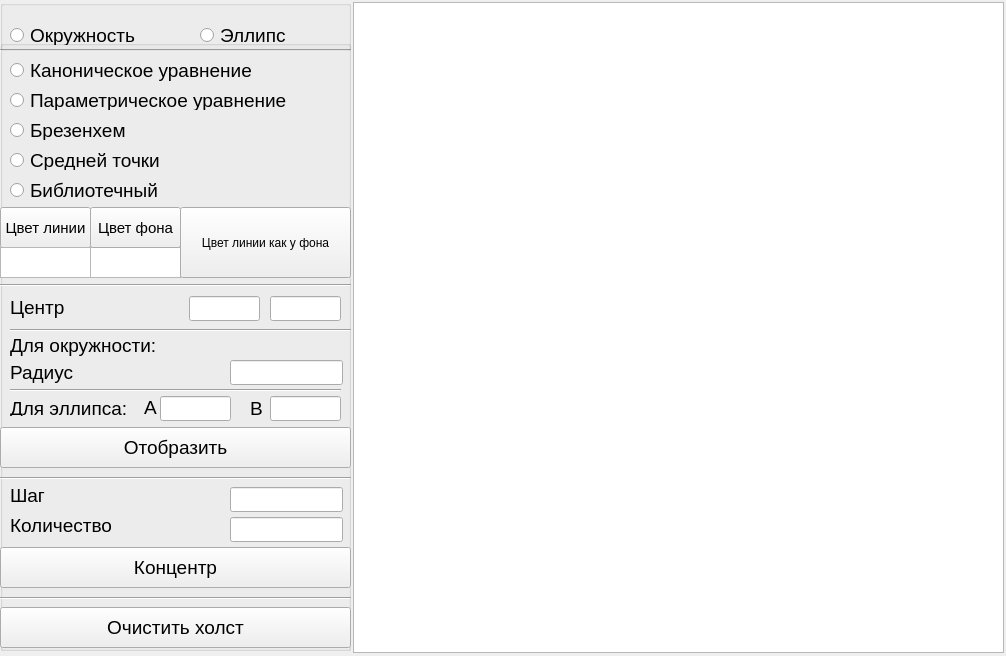
<?xml version="1.0" encoding="UTF-8"?>
<ui version="4.0">
 <class>MainWindow</class>
 <widget class="QMainWindow" name="MainWindow">
  <property name="geometry">
   <rect>
    <x>0</x>
    <y>0</y>
    <width>1006</width>
    <height>656</height>
   </rect>
  </property>
  <property name="windowTitle">
   <string>MainWindow</string>
  </property>
  <property name="styleSheet">
   <string notr="true"/>
  </property>
  <widget class="QWidget" name="centralwidget">
   <widget class="QGraphicsView" name="mainview">
    <property name="geometry">
     <rect>
      <x>353</x>
      <y>2</y>
      <width>651</width>
      <height>651</height>
     </rect>
    </property>
   </widget>
   <widget class="Line" name="line_3">
    <property name="geometry">
     <rect>
      <x>0</x>
      <y>40</y>
      <width>351</width>
      <height>20</height>
     </rect>
    </property>
    <property name="orientation">
     <enum>Qt::Horizontal</enum>
    </property>
   </widget>
   <widget class="QGroupBox" name="other">
    <property name="geometry">
     <rect>
      <x>0</x>
      <y>40</y>
      <width>351</width>
      <height>611</height>
     </rect>
    </property>
    <property name="title">
     <string/>
    </property>
    <widget class="QGraphicsView" name="bg_color">
     <property name="geometry">
      <rect>
       <x>90</x>
       <y>207</y>
       <width>91</width>
       <height>31</height>
      </rect>
     </property>
    </widget>
    <widget class="QLabel" name="angle_step">
     <property name="geometry">
      <rect>
       <x>10</x>
       <y>477</y>
       <width>171</width>
       <height>16</height>
      </rect>
     </property>
     <property name="font">
      <font>
       <family>Ubuntu</family>
       <pointsize>14</pointsize>
      </font>
     </property>
     <property name="text">
      <string>Количество </string>
     </property>
    </widget>
    <widget class="QPushButton" name="draw_once">
     <property name="geometry">
      <rect>
       <x>0</x>
       <y>387</y>
       <width>351</width>
       <height>41</height>
      </rect>
     </property>
     <property name="font">
      <font>
       <family>Ubuntu</family>
       <pointsize>14</pointsize>
      </font>
     </property>
     <property name="text">
      <string>Отобразить</string>
     </property>
    </widget>
    <widget class="QPushButton" name="draw_centr">
     <property name="geometry">
      <rect>
       <x>0</x>
       <y>507</y>
       <width>351</width>
       <height>41</height>
      </rect>
     </property>
     <property name="font">
      <font>
       <family>Ubuntu</family>
       <pointsize>14</pointsize>
      </font>
     </property>
     <property name="text">
      <string>Концентр</string>
     </property>
    </widget>
    <widget class="QLabel" name="begin_point_6">
     <property name="geometry">
      <rect>
       <x>144</x>
       <y>357</y>
       <width>21</width>
       <height>21</height>
      </rect>
     </property>
     <property name="font">
      <font>
       <family>Ubuntu</family>
       <pointsize>14</pointsize>
      </font>
     </property>
     <property name="text">
      <string>A</string>
     </property>
    </widget>
    <widget class="QPushButton" name="clean_all">
     <property name="geometry">
      <rect>
       <x>0</x>
       <y>567</y>
       <width>351</width>
       <height>41</height>
      </rect>
     </property>
     <property name="font">
      <font>
       <family>Ubuntu</family>
       <pointsize>14</pointsize>
      </font>
     </property>
     <property name="text">
      <string>Очистить холст</string>
     </property>
    </widget>
    <widget class="QLabel" name="diametr">
     <property name="geometry">
      <rect>
       <x>10</x>
       <y>447</y>
       <width>161</width>
       <height>16</height>
      </rect>
     </property>
     <property name="font">
      <font>
       <family>Ubuntu</family>
       <pointsize>14</pointsize>
      </font>
     </property>
     <property name="text">
      <string>Шаг </string>
     </property>
    </widget>
    <widget class="QLabel" name="begin_point_7">
     <property name="geometry">
      <rect>
       <x>250</x>
       <y>358</y>
       <width>21</width>
       <height>21</height>
      </rect>
     </property>
     <property name="font">
      <font>
       <family>Ubuntu</family>
       <pointsize>14</pointsize>
      </font>
     </property>
     <property name="text">
      <string>B</string>
     </property>
    </widget>
    <widget class="Line" name="line_5">
     <property name="geometry">
      <rect>
       <x>0</x>
       <y>430</y>
       <width>351</width>
       <height>16</height>
      </rect>
     </property>
     <property name="orientation">
      <enum>Qt::Horizontal</enum>
     </property>
    </widget>
    <widget class="Line" name="line_6">
     <property name="geometry">
      <rect>
       <x>0</x>
       <y>237</y>
       <width>351</width>
       <height>16</height>
      </rect>
     </property>
     <property name="orientation">
      <enum>Qt::Horizontal</enum>
     </property>
    </widget>
    <widget class="QPushButton" name="btn_line">
     <property name="geometry">
      <rect>
       <x>0</x>
       <y>167</y>
       <width>91</width>
       <height>41</height>
      </rect>
     </property>
     <property name="font">
      <font>
       <family>Ubuntu</family>
       <pointsize>11</pointsize>
      </font>
     </property>
     <property name="text">
      <string>Цвет линии</string>
     </property>
    </widget>
    <widget class="QLabel" name="begin_point_8">
     <property name="geometry">
      <rect>
       <x>10</x>
       <y>322</y>
       <width>71</width>
       <height>21</height>
      </rect>
     </property>
     <property name="font">
      <font>
       <family>Ubuntu</family>
       <pointsize>14</pointsize>
      </font>
     </property>
     <property name="text">
      <string>Радиус </string>
     </property>
    </widget>
    <widget class="QLabel" name="end_point">
     <property name="geometry">
      <rect>
       <x>10</x>
       <y>257</y>
       <width>61</width>
       <height>21</height>
      </rect>
     </property>
     <property name="font">
      <font>
       <family>Ubuntu</family>
       <pointsize>14</pointsize>
      </font>
     </property>
     <property name="text">
      <string>Центр</string>
     </property>
    </widget>
    <widget class="QGraphicsView" name="ln_color">
     <property name="geometry">
      <rect>
       <x>0</x>
       <y>207</y>
       <width>91</width>
       <height>31</height>
      </rect>
     </property>
    </widget>
    <widget class="QPushButton" name="btn_bground">
     <property name="geometry">
      <rect>
       <x>90</x>
       <y>167</y>
       <width>91</width>
       <height>41</height>
      </rect>
     </property>
     <property name="font">
      <font>
       <family>Ubuntu</family>
       <pointsize>11</pointsize>
      </font>
     </property>
     <property name="text">
      <string>Цвет фона</string>
     </property>
    </widget>
    <widget class="Line" name="line_7">
     <property name="geometry">
      <rect>
       <x>0</x>
       <y>550</y>
       <width>351</width>
       <height>16</height>
      </rect>
     </property>
     <property name="orientation">
      <enum>Qt::Horizontal</enum>
     </property>
    </widget>
    <widget class="QLabel" name="begin_point_9">
     <property name="geometry">
      <rect>
       <x>10</x>
       <y>295</y>
       <width>171</width>
       <height>21</height>
      </rect>
     </property>
     <property name="font">
      <font>
       <family>Ubuntu</family>
       <pointsize>14</pointsize>
      </font>
     </property>
     <property name="text">
      <string>Для окружности:</string>
     </property>
    </widget>
    <widget class="QLabel" name="begin_point_10">
     <property name="geometry">
      <rect>
       <x>10</x>
       <y>360</y>
       <width>121</width>
       <height>16</height>
      </rect>
     </property>
     <property name="font">
      <font>
       <family>Ubuntu</family>
       <pointsize>14</pointsize>
      </font>
     </property>
     <property name="text">
      <string>Для эллипса:</string>
     </property>
    </widget>
    <widget class="QRadioButton" name="lib">
     <property name="geometry">
      <rect>
       <x>10</x>
       <y>140</y>
       <width>261</width>
       <height>20</height>
      </rect>
     </property>
     <property name="font">
      <font>
       <family>Ubuntu</family>
       <pointsize>14</pointsize>
      </font>
     </property>
     <property name="text">
      <string>Библиотечный</string>
     </property>
    </widget>
    <widget class="QRadioButton" name="brez">
     <property name="geometry">
      <rect>
       <x>10</x>
       <y>80</y>
       <width>201</width>
       <height>20</height>
      </rect>
     </property>
     <property name="font">
      <font>
       <family>Ubuntu</family>
       <pointsize>14</pointsize>
      </font>
     </property>
     <property name="text">
      <string>Брезенхем</string>
     </property>
    </widget>
    <widget class="QRadioButton" name="canon">
     <property name="geometry">
      <rect>
       <x>10</x>
       <y>20</y>
       <width>281</width>
       <height>21</height>
      </rect>
     </property>
     <property name="font">
      <font>
       <family>Ubuntu</family>
       <pointsize>14</pointsize>
      </font>
     </property>
     <property name="text">
      <string>Каноническое уравнение </string>
     </property>
    </widget>
    <widget class="QRadioButton" name="param">
     <property name="geometry">
      <rect>
       <x>10</x>
       <y>50</y>
       <width>291</width>
       <height>20</height>
      </rect>
     </property>
     <property name="font">
      <font>
       <family>Ubuntu</family>
       <pointsize>14</pointsize>
      </font>
     </property>
     <property name="text">
      <string>Параметрическое уравнение </string>
     </property>
    </widget>
    <widget class="QRadioButton" name="middle">
     <property name="geometry">
      <rect>
       <x>10</x>
       <y>110</y>
       <width>261</width>
       <height>20</height>
      </rect>
     </property>
     <property name="font">
      <font>
       <family>Ubuntu</family>
       <pointsize>14</pointsize>
      </font>
     </property>
     <property name="text">
      <string>Средней точки</string>
     </property>
    </widget>
    <widget class="QLineEdit" name="dia">
     <property name="geometry">
      <rect>
       <x>230</x>
       <y>447</y>
       <width>113</width>
       <height>25</height>
      </rect>
     </property>
    </widget>
    <widget class="QLineEdit" name="count">
     <property name="geometry">
      <rect>
       <x>230</x>
       <y>477</y>
       <width>113</width>
       <height>25</height>
      </rect>
     </property>
    </widget>
    <widget class="QLineEdit" name="rad">
     <property name="geometry">
      <rect>
       <x>230</x>
       <y>320</y>
       <width>113</width>
       <height>25</height>
      </rect>
     </property>
    </widget>
    <widget class="QLineEdit" name="a">
     <property name="geometry">
      <rect>
       <x>160</x>
       <y>356</y>
       <width>71</width>
       <height>25</height>
      </rect>
     </property>
    </widget>
    <widget class="QLineEdit" name="b">
     <property name="geometry">
      <rect>
       <x>270</x>
       <y>356</y>
       <width>71</width>
       <height>25</height>
      </rect>
     </property>
    </widget>
    <widget class="QLineEdit" name="centr_x">
     <property name="geometry">
      <rect>
       <x>189</x>
       <y>256</y>
       <width>71</width>
       <height>25</height>
      </rect>
     </property>
    </widget>
    <widget class="QLineEdit" name="centr_y">
     <property name="geometry">
      <rect>
       <x>270</x>
       <y>256</y>
       <width>71</width>
       <height>25</height>
      </rect>
     </property>
    </widget>
    <widget class="QPushButton" name="color_line_like_bg_button">
     <property name="geometry">
      <rect>
       <x>180</x>
       <y>167</y>
       <width>171</width>
       <height>71</height>
      </rect>
     </property>
     <property name="text">
      <string>Цвет линии как у фона</string>
     </property>
    </widget>
   </widget>
   <widget class="QGroupBox" name="what">
    <property name="geometry">
     <rect>
      <x>0</x>
      <y>0</y>
      <width>351</width>
      <height>51</height>
     </rect>
    </property>
    <property name="title">
     <string/>
    </property>
    <widget class="QRadioButton" name="circle">
     <property name="geometry">
      <rect>
       <x>10</x>
       <y>25</y>
       <width>141</width>
       <height>20</height>
      </rect>
     </property>
     <property name="font">
      <font>
       <family>Ubuntu</family>
       <pointsize>14</pointsize>
      </font>
     </property>
     <property name="text">
      <string>Окружность </string>
     </property>
    </widget>
    <widget class="QRadioButton" name="ellips">
     <property name="geometry">
      <rect>
       <x>200</x>
       <y>25</y>
       <width>121</width>
       <height>20</height>
      </rect>
     </property>
     <property name="font">
      <font>
       <family>Ubuntu</family>
       <pointsize>14</pointsize>
      </font>
     </property>
     <property name="text">
      <string>Эллипс </string>
     </property>
    </widget>
   </widget>
   <widget class="Line" name="line_8">
    <property name="geometry">
     <rect>
      <x>10</x>
      <y>380</y>
      <width>331</width>
      <height>20</height>
     </rect>
    </property>
    <property name="orientation">
     <enum>Qt::Horizontal</enum>
    </property>
   </widget>
   <widget class="Line" name="line_9">
    <property name="geometry">
     <rect>
      <x>10</x>
      <y>320</y>
      <width>341</width>
      <height>20</height>
     </rect>
    </property>
    <property name="orientation">
     <enum>Qt::Horizontal</enum>
    </property>
   </widget>
  </widget>
 </widget>
 <resources/>
 <connections/>
</ui>
